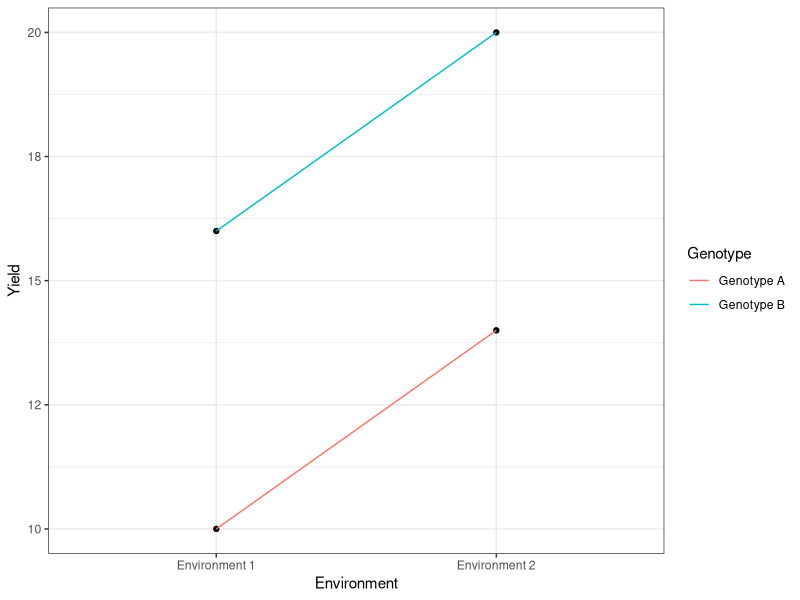
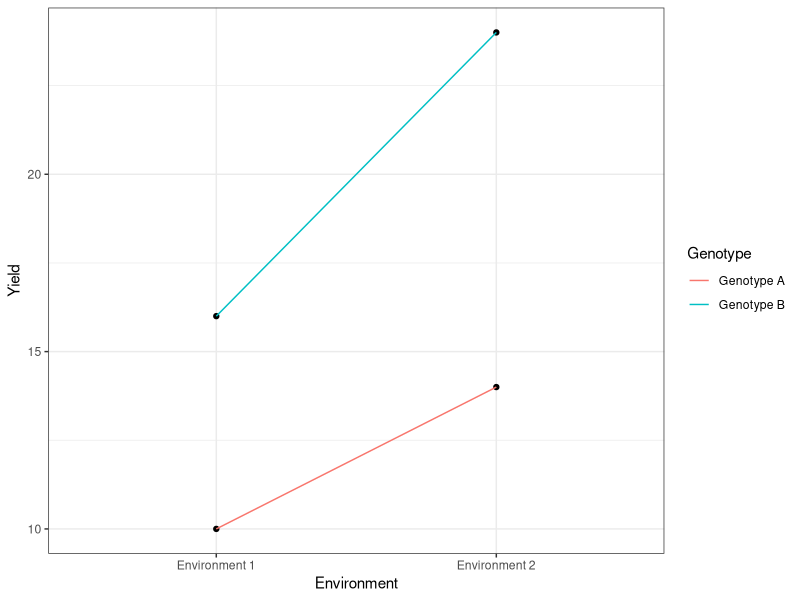
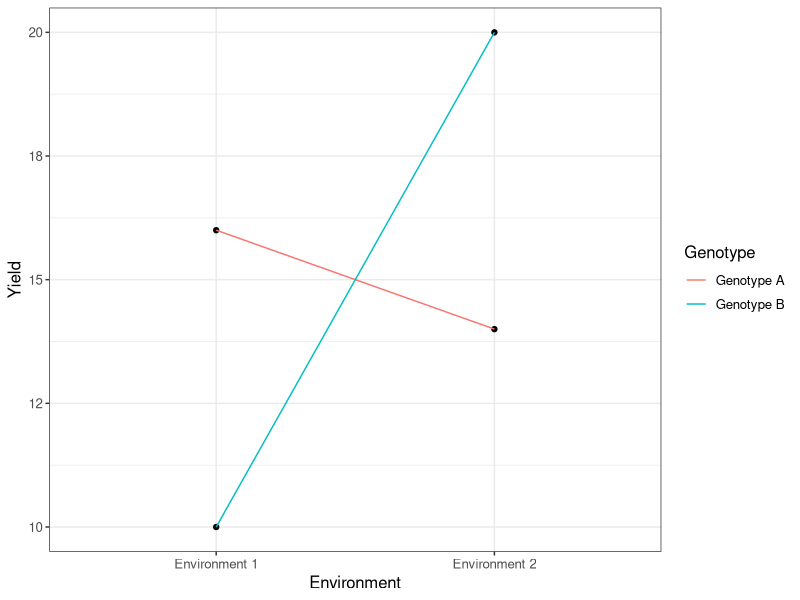

The R source for these figures, in order:
## ---- chunk 1
library(knitr)
require(tidyverse)
set.seed(453)
# invalidate cache when the package version changes
knitr::opts_chunk$set(tidy = FALSE, echo = FALSE, 
                  message = FALSE, warning = FALSE,
                  out.width = "45%", cache = TRUE, 
                  dev.args=list(bg=grey(0.9), pointsize=11))
options(knitr.table.format = "latex")
options(knitr.kable.NA = "", digits = 2)
options(kableExtra.latex.load_packages = FALSE)
theme_set(theme_bw())
## ---- chunk 2
interaction_types <- tribble(~"Interaction type", ~"Genotype", ~"Environment 1", ~"Environment 2", ~"Difference",
        "No interaction", "Genotype A", 10, 14, NA,
        "No interaction", "Genotype B", 16, 20, NA,
        "No interaction", "Difference", +6, +6, NA,
        "Non-crossover interaction", "Genotype A", 10, 14, NA,
        "Non-crossover interaction", "Genotype B", 16, 24, NA,
        "Non-crossover interaction", "Difference", +6, +10, NA,
        "Crossover interaction", "Genotype A", 16, 14, NA,
        "Crossover interaction", "Genotype B", 10, 20, NA,
        "Crossover interaction", "Difference", -6, +6, NA,        
        ) 
interaction_types %>% 
  kable(booktabs = TRUE, caption = "Demonstration of $G \\times E$ interaction") %>% 
  kableExtra::kable_styling(position = "center") %>% 
  kableExtra::collapse_rows(1:2, latex_hline = "major", valign = "top")

interaction_types <- interaction_types %>%
  gather(key = "Environment", value = "Yield", -`Interaction type`, -Genotype)
## ---- chunk 3
interaction_types %>% 
  filter(`Interaction type` == "No interaction", 
         Genotype != "Difference", 
         Environment != "Difference") %>% 
  ggplot(aes(x = `Environment`, y = `Yield`, group = Genotype)) +
  geom_point() +
  geom_line(aes(col = Genotype))
## ---- chunk 4
interaction_types %>% 
  filter(`Interaction type` == "Non-crossover interaction", 
         Environment != "Difference", 
         Genotype != "Difference") %>% 
  ggplot(aes(x = `Environment`, y = `Yield`, group = Genotype)) +
  geom_point() +
  geom_line(aes(col = Genotype))
## ---- chunk 5
interaction_types %>% 
  filter(`Interaction type` == "Crossover interaction", 
         Environment != "Difference", 
         Genotype != "Difference") %>% 
  ggplot(aes(x = `Environment`, y = `Yield`, group = Genotype)) +
  geom_point() +
  geom_line(aes(col = Genotype)) +
  theme(text = element_text(size = 12))
## ---- chunk 6
read_csv("./../data/anova_ge_interaction.csv") %>% 
  kable(booktabs = TRUE, escape = FALSE, caption = "Two way anova with genotypes as fixed and environment as random factors") %>% 
  kableExtra::kable_styling(font_size = 6, position = "center")
